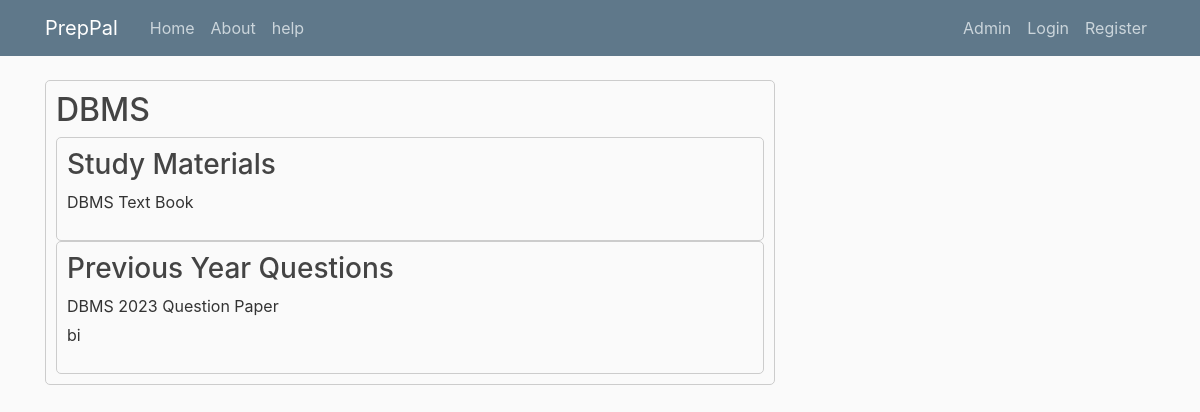
/subject/3/, run on the app's committed database.
### blog/models.py (models this page shows, shortened)
class Subject(models.Model):
    name = models.CharField(max_length=100)

class StudyMaterial(models.Model):
    subject = models.ForeignKey('Subject', on_delete=models.CASCADE, related_name='study_materials')
    title = models.CharField(max_length=200)
    file = models.FileField(upload_to='study_materials/')
    link = models.URLField(blank=True)

class PreviousYearQuestion(models.Model):
    subject = models.ForeignKey('Subject', on_delete=models.CASCADE)
    title = models.CharField(max_length=200)
    file = models.FileField(upload_to='previous_year_questions/', blank=True, null=True)
    link = models.URLField(blank=True)

### blog/views.py (the view)
# urls.py: path('subject/<int:subject_id>/', views.subject_detail, name='subject-detail'),
def subject_detail(request, subject_id):
    subject = get_object_or_404(Subject, id=subject_id)
    study_materials = subject.study_materials.all()
    previous_questions = subject.previousyearquestion_set.all()  # Fetch previous year questions related to the subject
    return render(request, 'blog/subject_detail.html', {
        'subject': subject,
        'study_materials': study_materials,
        'previous_questions': previous_questions
    })

### blog/templates/blog/subject_detail.html
{% extends "blog/base.html" %}
{% block content %}
    <div class="section">
        <h2>{{ subject.name }}</h2>
        <div class="tab-container">
            <h3>Study Materials</h3>
            <ul class="subject-list">
                {% for material in study_materials %}
                    <li>
                        {% if material.file %}
                            <a href="{{ material.file.url }}">{{ material.title }}</a>
                        {% elif material.link %}
                            <a href="{{ material.link }}">{{ material.title }}</a>
                        {% endif %}
                    </li>
                {% endfor %}
            </ul>
        </div>
        <div class="tab-container">
            <h3>Previous Year Questions</h3>
            <ul class="subject-list">
                {% for question in previous_questions %}
                    <li>
                        {% if question.file %}
                            <a href="{{ question.file.url }}">{{ question.title }}</a>
                        {% elif question.link %}
                            <a href="{{ question.link }}">{{ question.title }}</a>
                        {% endif %}
                    </li>
                {% endfor %}
            </ul>
        </div>
    </div>
{% endblock %}

### blog/static/blog/main.css (style rules this page uses)
body { background: #fafafa; color: #333333; margin-top: 5rem; }
h1, h2, h3, h4, h5, h6 { color: #444444; }
.section { border: 1px solid #ccc; padding: 10px; border-radius: 5px; margin-bottom: 20px; }
.section h2 { margin-top: 0; }
.tab-container { border: 1px solid #ccc; border-radius: 5px; padding: 10px; }
.tab-container h3 { margin-top: 0; }
.subject-list { list-style: none; padding: 0; }
.subject-list li { margin-bottom: 5px; }
.subject-list li a { text-decoration: none; color: #333; }

### data on the page
Subject: name "DBMS"
StudyMaterial: title "DBMS Text Book"
PreviousYearQuestion: title "DBMS 2023 Question Paper"
PreviousYearQuestion: title "bi"
